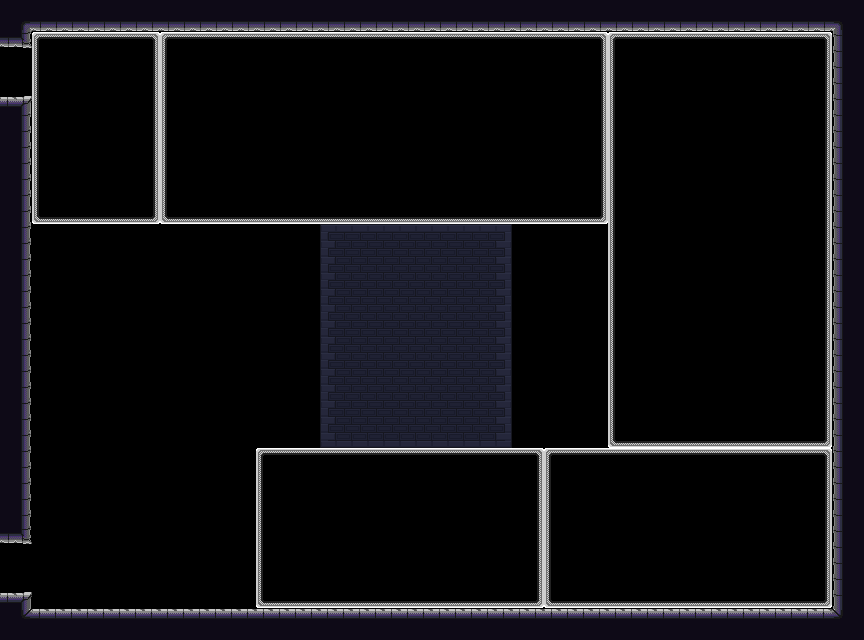

The image is a tile-based game level rendered from a .tmx file. Its description and source (layers, tilesets, objects; grid data summarised) follow:
An orthogonal 54x40 tile map with 16x16 px tiles, 8 tile layers (bkg_far, bkg_close, onoff-defaulton(blue), onoff-defaultoff(blue), ...), 3 tilesets.

<map version="1.10" tiledversion="1.11.0" orientation="orthogonal" renderorder="right-down" width="54" height="40" tilewidth="16" tileheight="16" infinite="0" nextlayerid="10" nextobjectid="1">
 <tileset firstgid="1" source="../../jail_wall.tsx" />
 <tileset firstgid="65" source="../../jail_block.tsx" />
 <tileset firstgid="129" source="../../memory_block.tsx" />
 <layer id="4" name="bkg_far" width="54" height="40">
  <properties>
   <property name="unity:sortinglayer" value="Bkg_far" />
  </properties>
  <data>[2160 cells, 1324 non-empty, 18 distinct tile ids]</data>
 </layer>
 <layer id="1" name="bkg_close" width="54" height="40">
  <properties>
   <property name="unity:sortinglayer" value="Bkg" />
  </properties>
  <data>[2160 cells, 0 non-empty, 0 distinct tile ids]</data>
 </layer>
 <layer id="6" name="onoff-defaulton(blue)" width="54" height="40">
  <properties>
   <property name="unity:layer" value="Ground" />
   <property name="unity:sortinglayer" value="Ground" />
   <property name="unity:tag" value="onoff-defaulton" />
  </properties>
  <data>[2160 cells, 0 non-empty, 0 distinct tile ids]</data>
 </layer>
 <layer id="7" name="onoff-defaultoff(blue)" width="54" height="40">
  <properties>
   <property name="unity:layer" value="Ground" />
   <property name="unity:sortinglayer" value="Ground" />
   <property name="unity:tag" value="onoff-defaultoff" />
  </properties>
  <data>[2160 cells, 0 non-empty, 0 distinct tile ids]</data>
 </layer>
 <layer id="9" name="onoff2-defaulton(purple)" width="54" height="40">
  <properties>
   <property name="unity:layer" value="Ground" />
   <property name="unity:sortinglayer" value="Ground" />
   <property name="unity:tag" value="onoff2-defaulton" />
  </properties>
  <data>[2160 cells, 0 non-empty, 0 distinct tile ids]</data>
 </layer>
 <layer id="8" name="onoff2-defaultoff(purple)" width="54" height="40">
  <properties>
   <property name="unity:layer" value="Ground" />
   <property name="unity:sortinglayer" value="Ground" />
   <property name="unity:tag" value="onoff2-defaultoff" />
  </properties>
  <data>[2160 cells, 0 non-empty, 0 distinct tile ids]</data>
 </layer>
 <layer id="2" name="ground" width="54" height="40">
  <properties>
   <property name="unity:layer" value="Ground" />
   <property name="unity:sortinglayer" value="Ground" />
  </properties>
  <data>[2160 cells, 348 non-empty, 11 distinct tile ids]</data>
 </layer>
 <layer id="3" name="foreground" width="54" height="40">
  <properties>
   <property name="unity:sortinglayer" value="Foreground" />
  </properties>
  <data>[2160 cells, 0 non-empty, 0 distinct tile ids]</data>
 </layer>
</map>
